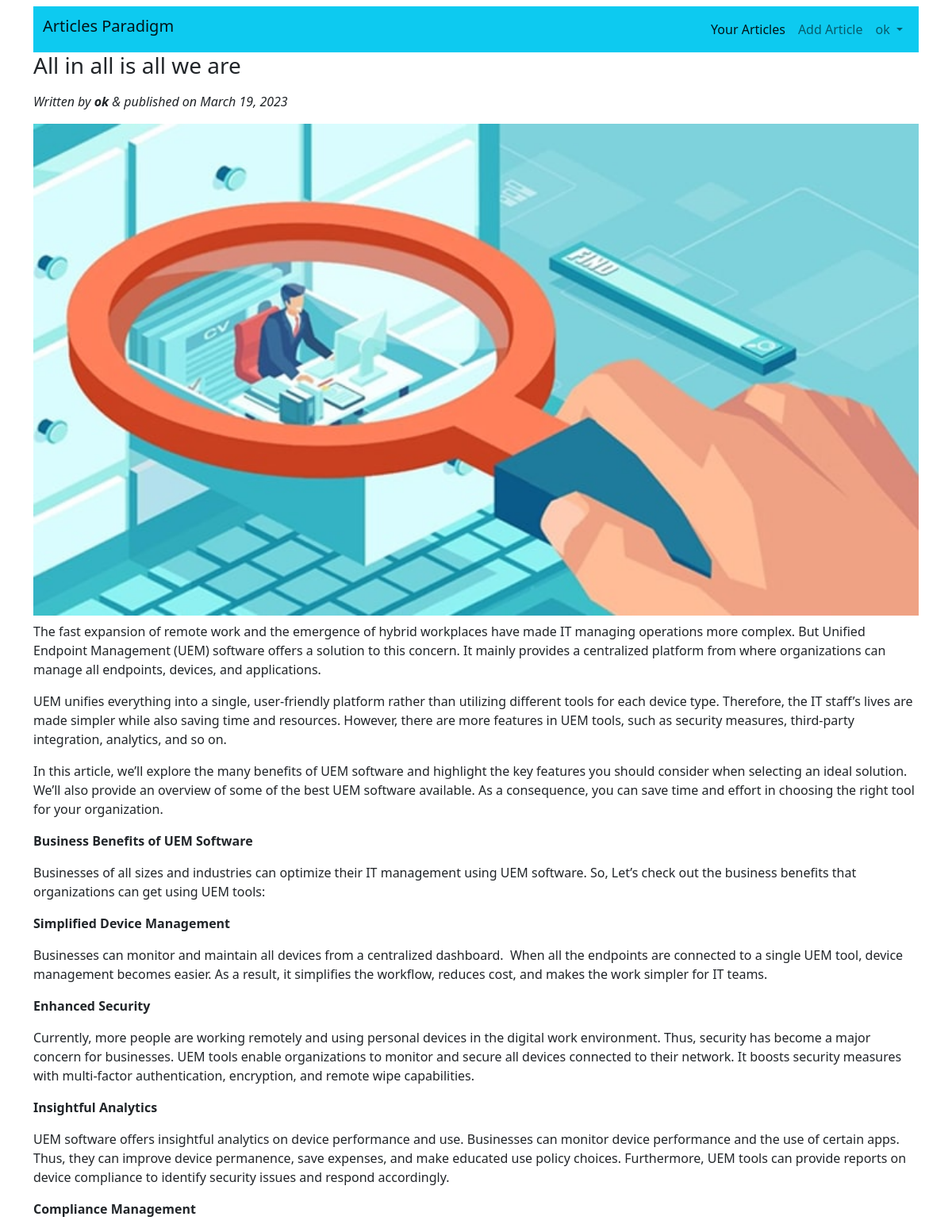
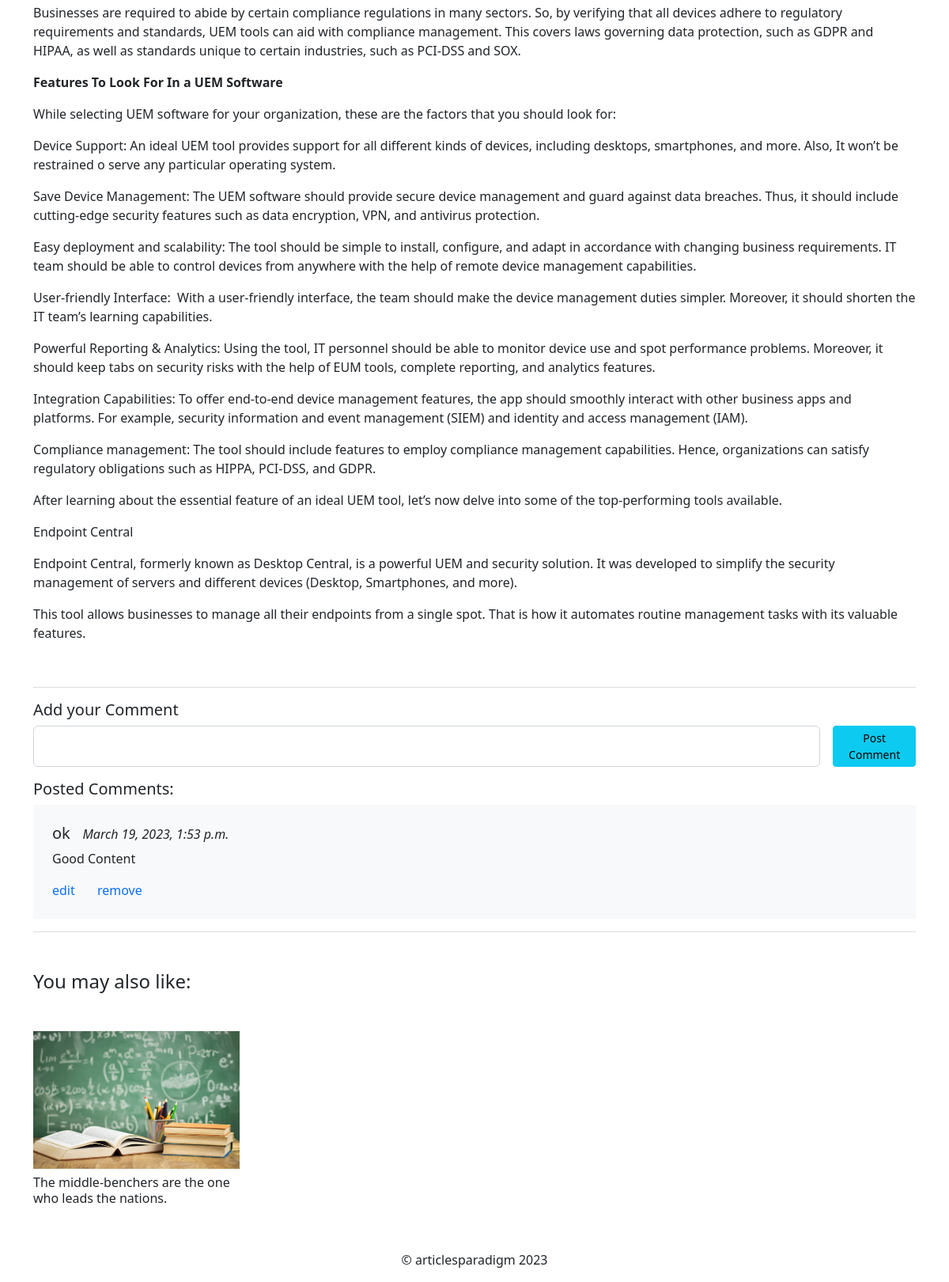
Screenshot of /articles/5/details (signed in) with the database file from the repository (2 pictures, top to bottom).
### article/models.py (models this page shows, shortened)
class Post(models.Model):
    category = models.ForeignKey(Category, on_delete=models.CASCADE)
    title = models.CharField(max_length=250)
    author = models.ForeignKey(User, on_delete=models.CASCADE, related_name='blog_authors')
    body = HTMLField()
    excerpt = models.TextField(null=True)
    publish = models.DateTimeField(default=timezone.now)
    created = models.DateTimeField(auto_now_add=True)
    image = models.ImageField(upload_to="pics", null=True, blank=True)
    class Meta:
        ordering = ('-publish',)
    @property
    def published(self):
        return '%s' % date(self.publish, "F d, Y")
    @property
    def comments(self):
        return Comment.objects.filter(post= self.id).order_by('-id')
    @property
    def related_posts(self):
        return Post.objects.filter(category = self.category).exclude(id=self.pk)[:6]

class Comment(models.Model):
    post = models.ForeignKey(Post, on_delete=models.CASCADE)
    user = models.ForeignKey(User, on_delete=models.CASCADE, related_name='commentator')
    text = models.CharField(max_length=500, null=False)
    created = models.DateTimeField(auto_now_add=True)

### article/views.py (the view)
# urls.py: path('<int:pk>/details', views.detailview, name='detail'),
def detailview(request, pk):
    post = get_object_or_404(Post,id=pk)
    return render(request,'article/detail.html',{'post':post})

### templates/article/detail.html (shortened to what this page needs)
{% extends 'base.html' %}
{%load static%}
{% load bootstrap5 %}
{%block bodyblock%}
<div>
    <h3 class="mb-3">{{post.title}}</h3>
    <p><i>Written by <b>{{post.author.username}}</b> & published on {{post.published}} </i> </p>
    <img src="{{post.image.url}}" alt="image" class="img-fluid" width="100%" ><br>
    <div class="my-2">
        {{post.body|safe}}
    </div>
    <hr class="text-muted">
    <div>
       {% if request.user.is_authenticated %}
       <h5 class="my-2">Add your Comment</h5>
       <form class="d-flex" action="{%url 'article:add-comment'%}" method="post">
           <input type="text" name="comment" maxlength="500" class="form-control me-3 " required>
           <button type="submit" class="btn btn-info btn-sm ">Post Comment</button>
       </form>
       {%else%}
       <p class="my-5 text-muted">Login to add your comments.</p>
       {%endif%}
        <h5 class="my-2 mt-3">Posted Comments:</h5>
        {% for i in post.comments%}
        <div class="bg-light p-4 mb-2">
            <h5>{{i.user.username}} &nbsp; <span class="fw-light fs-6"> <i> {{i.created}}</i></span> </h6>
            <p>{{i.text}}</p>
            {% if request.user == i.user %}
            <a type="button" class="text-decoration-none" data-bs-toggle="modal" data-bs-target="#exampleModal{{i.id}}" >edit</a>
            <a class="ms-4 text-decoration-none" onclick="return confirm('Are you sure to remove your comment.')" href="{%url 'article:remove-comment' pk=i.id%}">remove</a>
            {%endif%}
        </div>
        {%empty%}
        <p class="p-3 text-center text-muted">No comments yet.</p>
        {%endfor%}
    </div>
    <hr class="text-muted">
    <div class="mt-5">
        <h4>You may also like:</h4><br>
        <div class="row mt-3">
            {% for y in post.related_posts %}
            <div class="col-lg-3">
                <a class="text-decoration-none text-dark " href="{%url 'article:detail' pk=y.id%}">
                    <img src="{{y.image.url}}" alt="image" class="img-fluid">
                    <h6 class="mt-2">{{y.title}}</h6>
                </a>
            </div>
            {%empty%}
            <p class="text-center my-5">No similar articles.</p>
            {%endfor%}
        </div>
    </div>
</div>
 {%endblock%}

### templates/base.html (shortened to what this page needs)
<!doctype html>
{%load static%}
<html lang="en">
  <head>
    <link rel="stylesheet" href="{%static 'css/style.css'%}">
    <link href="https://cdn.jsdelivr.net/npm/bootstrap@5.2.3/dist/css/bootstrap.min.css" rel="stylesheet">
  </head>
  <body>
 <div class="container-fluid">
    <div class="container mt-2">
        <nav class="navbar navbar-expand-lg bg-info">
            <div class="container-fluid">
              <a class="navbar-brand h6" href="{%url 'article:home'%}">Articles Paradigm</a>
              <div class="collapse navbar-collapse" id="navbarSupportedContent">
                <ul class="navbar-nav ms-auto mb-2 mb-lg-0">
                    {% if request.user.is_authenticated %}
                      <li class="nav-item">
                        <a class="nav-link active" aria-current="page" href="{%url 'article:list' %}">Your Articles</a>
                      </li>
                      <li class="nav-item">
                        <a class="nav-link" href="{% url 'article:add'%}">Add Article</a>
                      </li>
                      <li class="nav-item dropdown">
                        <a class="nav-link dropdown-toggle" href="#" role="button" data-bs-toggle="dropdown" aria-expanded="false">
                          {{request.user.username}}
                        </a>
                      </li>
                  {%endif%}
                </ul>
              </div>
            </div>
          </nav>
      {% block bodyblock%}
      {% endblock %}
    </div>
</div>
      <footer>
        <p class="pt-5 text-center">&copy; articlesparadigm 2023</p>
      </footer>
  </body>
</html>

### staticfiles/css/style.css (style rules this page uses)
body { font-family: 'Outfit', sans-serif; }

### rows the page displays
Post: title "All in all is all we are", author.username "ok", published "March 19, 2023", image (picture), body "The fast expansion of remote work and the emergence of hybrid workplaces have made IT managing operations more complex. But Unified Endpoint Management (UEM) software offers a solution to this concern. It mainly provides a centralized platform from where organizations can manage all endpoints, devices, and applications. UEM unifies everything into a single, user-friendly platform rather than utilizing different tools for each device type. Therefore, the IT staff’s lives are made simpler while also saving time and resources. However, there are more features in UEM tools, such as security measures, third-party integration, analytics, and so on. In this article, we’ll explore the many benefits…"
Comment: user.username "ok", created "March 19, 2023, 1:53 p.m.", text "Good Content"
Post: image (picture), title "The middle-benchers are the one who leads the nations."

### other values shown
{{ request.user.username }} "ok"
